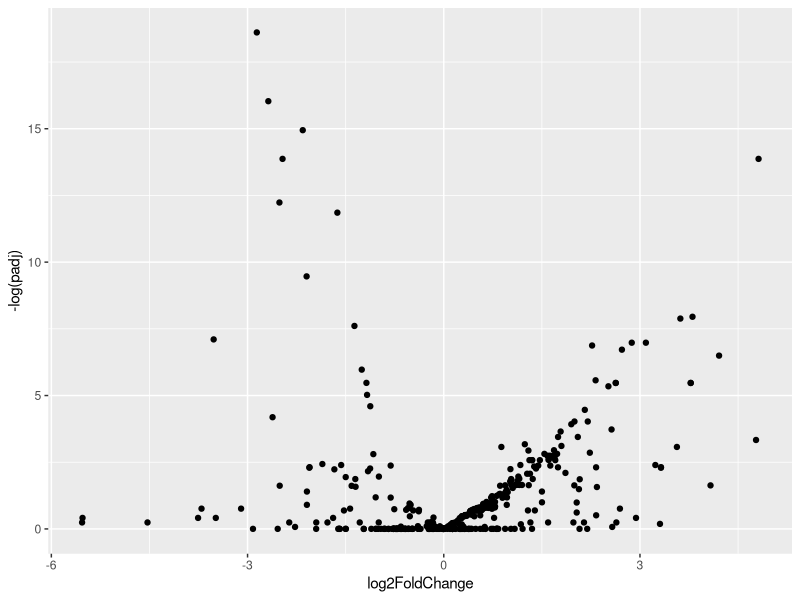

R code for this plot:
## ---- chunk 1
knitr::opts_chunk$set(echo = TRUE)

library(dplyr)
library(tidyverse)

## ---- chunk 2
df1 <- read_csv("../data/recist_deseq2_results.csv")

## ---- chunk 3
df2 <- df1 %>%
  drop_na(padj)


## ---- chunk 4

df2 <- replace(df2, is.na(df2), 0)

view(df2)

na.omit(df2)

## ---- chunk 5
df2_num <- as.numeric(unlist(df2))

df2_num <- replace(df2_num, is.na(df2_num), 0)

df2_num <- as.numeric(df2_num)

## ---- chunk 6

#mutate_all(df1 ~replace_na(.,0))


## ---- chunk 7


ggplot(dat=df2, aes(x=log2FoldChange, y=-log(padj))) + geom_point()

class(df1$log2FoldChange)
class(df1$padj)
